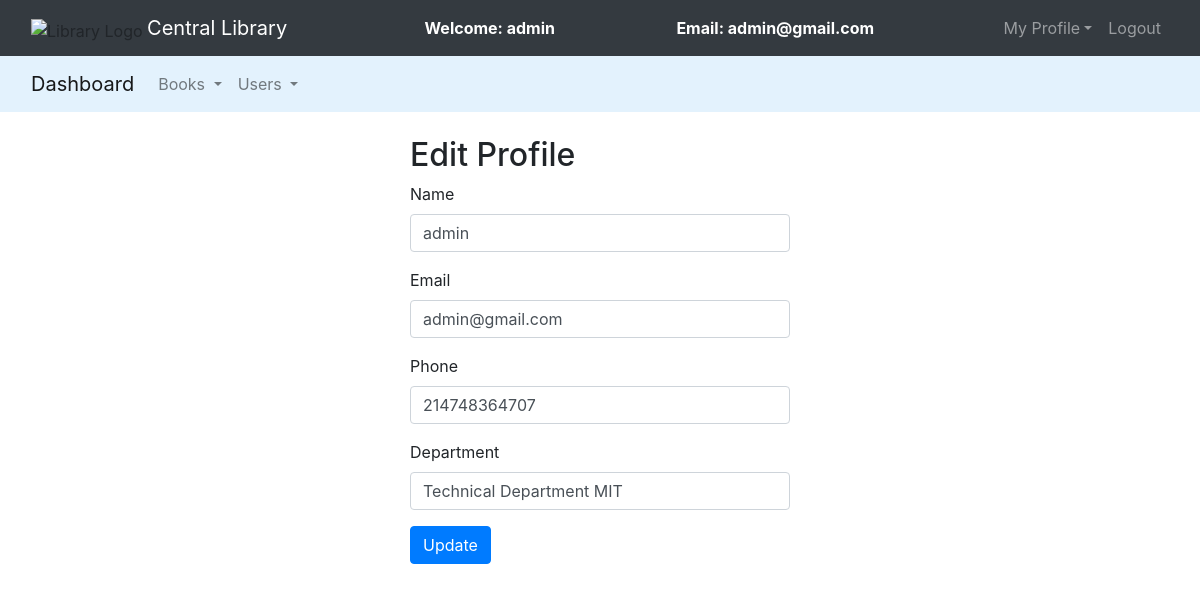
/admin/edit_profile.php (signed in), run on the app's committed database.
### tables this page shows
CREATE TABLE `staff_accounts` (
  `id` int(11) NOT NULL,
  `name` varchar(100) NOT NULL,
  `email` varchar(100) NOT NULL,
  `password` varchar(255) NOT NULL,
  `role` enum('admin','staff') NOT NULL DEFAULT 'staff',
  `phone` varchar(15) DEFAULT NULL,
  `department` varchar(100) DEFAULT NULL,
  `created_at` timestamp NOT NULL DEFAULT current_timestamp(),
  `updated_at` timestamp NOT NULL DEFAULT current_timestamp() ON UPDATE current_timestamp()
);

### admin/edit_profile.php (the view, shortened to what this page needs)
<?php
$connection = mysqli_connect("localhost", "root", "", "lms");
$email = $_SESSION['email'];
$query = "SELECT * FROM staff_accounts WHERE email='$email'";
$query_run = mysqli_query($connection, $query);
$row = mysqli_fetch_assoc($query_run);
?>
<!DOCTYPE html>
<html>
<head>
	<link rel="stylesheet" type="text/css" href="../bootstrap-4.4.1/css/bootstrap.min.css">
	<link rel="stylesheet" href="https://cdnjs.cloudflare.com/ajax/libs/font-awesome/6.4.0/css/all.min.css" />
</head>
<body>
	<nav class="navbar navbar-expand-lg navbar-dark bg-dark">
		<div class="container-fluid">
			<div class="navbar-header">
				<img src="../images/logo.png" alt="Library Logo" height="40">
				<a class="navbar-brand" href="index.php">Central Library</a>
			</div>
			<font style="color: white"><span><strong>Welcome: <?php echo $_SESSION['name'];?></strong></span></font>
			<font style="color: white"><span><strong>Email: <?php echo $_SESSION['email'];?></strong></span></font>
			<ul class="nav navbar-nav navbar-right">
				<li class="nav-item dropdown">
					<a class="nav-link dropdown-toggle" data-toggle="dropdown">My Profile</a>
				</li>
				<li class="nav-item">
					<a class="nav-link" href="../logout.php">Logout</a>
				</li>
			</ul>
		</div>
	</nav>
	<nav class="navbar navbar-expand-lg navbar-light" style="background-color: #e3f2fd">
		<div class="container-fluid">
			<a class="navbar-brand" href="admin_dashboard.php">Dashboard</a>
			<div class="collapse navbar-collapse" id="navbarNavDropdown">
				<ul class="navbar-nav mr-auto">
					<li class="nav-item dropdown">
						<a class="nav-link dropdown-toggle" href="#" id="booksDropdown" role="button" data-toggle="dropdown">
							Books
						</a>
					</li>
					<li class="nav-item dropdown">
						<a class="nav-link dropdown-toggle" href="#" id="usersDropdown" role="button" data-toggle="dropdown">
							Users
						</a>
					</li>
				</ul>
			</div>
		</div>
	</nav><br>
<div class="row">
	<div class="col-md-4"></div>
	<div class="col-md-4">
		<h2>Edit Profile</h2>
		<form action="update.php" method="POST">
			<div class="form-group">
				<label>Name</label>
				<input type="text" class="form-control" name="name" value="<?php echo $row['name']; ?>" required>
			</div>
			<div class="form-group">
				<label>Email</label>
				<input type="email" class="form-control" name="email" value="<?php echo $row['email']; ?>" required>
			</div>
			<div class="form-group">
				<label>Phone</label>
				<input type="text" class="form-control" name="phone" value="<?php echo $row['phone']; ?>" required>
			</div>
			<div class="form-group">
				<label>Department</label>
				<input type="text" class="form-control" name="department" value="<?php echo $row['department']; ?>" required>
			</div>
			<button type="submit" class="btn btn-primary">Update</button>
		</form>
	</div>
	<div class="col-md-4"></div>
</div>
</body>
</html>

### data on the page
staff_accounts: name "admin", email "admin@gmail.com", phone "214748364707", department "Technical Department MIT"

### other printed values
$_SESSION['name'] "admin"
$_SESSION['email'] "admin@gmail.com"
